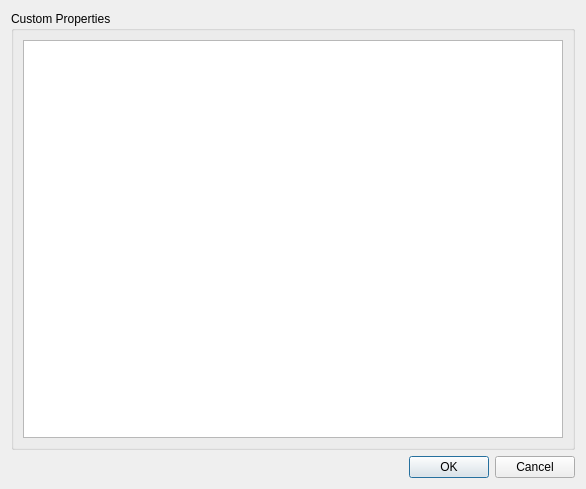
<?xml version="1.0" encoding="UTF-8"?>
<ui version="4.0">
 <class>ProjectPropertiesDialog</class>
 <widget class="QDialog" name="ProjectPropertiesDialog">
  <property name="geometry">
   <rect>
    <x>0</x>
    <y>0</y>
    <width>586</width>
    <height>489</height>
   </rect>
  </property>
  <property name="windowTitle">
   <string>Project Properties</string>
  </property>
  <layout class="QVBoxLayout" name="dialogLayout">
   <item>
    <widget class="QGroupBox" name="groupBox">
     <property name="title">
      <string>Custom Properties</string>
     </property>
     <layout class="QVBoxLayout" name="verticalLayout">
      <item>
       <widget class="Tiled::PropertiesWidget" name="propertiesWidget"/>
      </item>
     </layout>
    </widget>
   </item>
   <item>
    <widget class="QDialogButtonBox" name="buttonBox">
     <property name="orientation">
      <enum>Qt::Orientation::Horizontal</enum>
     </property>
     <property name="standardButtons">
      <set>QDialogButtonBox::StandardButton::Cancel|QDialogButtonBox::StandardButton::Ok</set>
     </property>
    </widget>
   </item>
  </layout>
 </widget>
 <customwidgets>
  <customwidget>
   <class>Tiled::PropertiesWidget</class>
   <extends>QTreeView</extends>
   <header>propertieswidget.h</header>
  </customwidget>
 </customwidgets>
 <resources/>
 <connections>
  <connection>
   <sender>buttonBox</sender>
   <signal>accepted()</signal>
   <receiver>ProjectPropertiesDialog</receiver>
   <slot>accept()</slot>
   <hints>
    <hint type="sourcelabel">
     <x>248</x>
     <y>254</y>
    </hint>
    <hint type="destinationlabel">
     <x>157</x>
     <y>274</y>
    </hint>
   </hints>
  </connection>
  <connection>
   <sender>buttonBox</sender>
   <signal>rejected()</signal>
   <receiver>ProjectPropertiesDialog</receiver>
   <slot>reject()</slot>
   <hints>
    <hint type="sourcelabel">
     <x>316</x>
     <y>260</y>
    </hint>
    <hint type="destinationlabel">
     <x>286</x>
     <y>274</y>
    </hint>
   </hints>
  </connection>
 </connections>
</ui>
